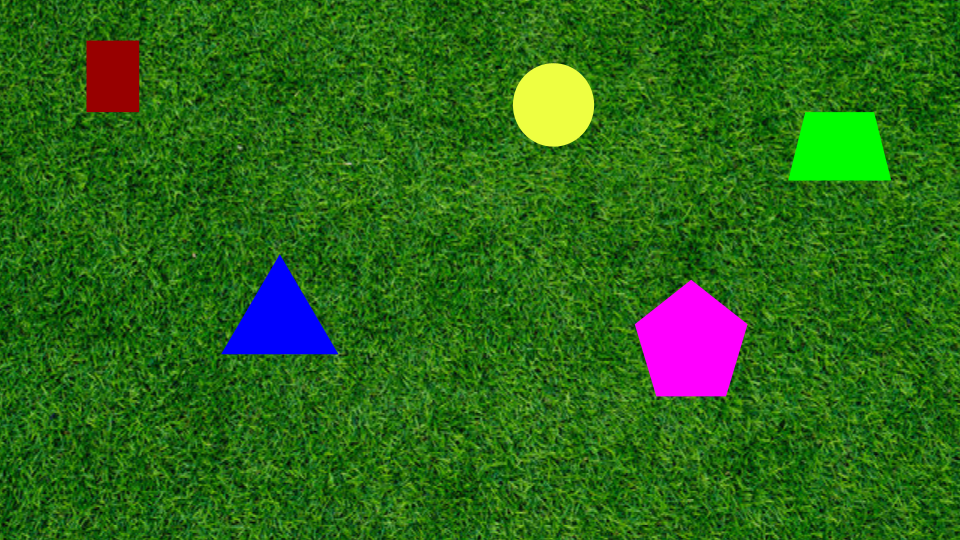
#> input picture part_1_image.png, 960 x 540 px
$ python part_2.py
#> lines starting #> are read from the running program, lines starting #| are printed output that depends on the picture; after the words box and inside, x2 and y2 are one past the last pixel; in counts of white or black regions, pixels touching at a corner belong together; pictures that were not available may be replaced by others from this repository, and a replacement may not be noted
### part_1.py
import cv2
import numpy as np

base_image = cv2.imread("part_1_image.png")
#> base_image is the input picture: shape (540, 960, 3); mean B, G, R 24.5, 104.6, 44

def contour_shapes(img, bg_lower=(40, 30, 30), bg_upper=(75, 255, 145)):
#> called with bg_lower = (40, 30, 30), bg_upper = (75, 255, 145)
    hsv = cv2.cvtColor(img, cv2.COLOR_BGR2HSV)
#> hsv: shape (540, 960, 3); mean H, S, V 55.8, 216.6, 113

    # determined experimentally
    grass = cv2.inRange(hsv, bg_lower, bg_upper)
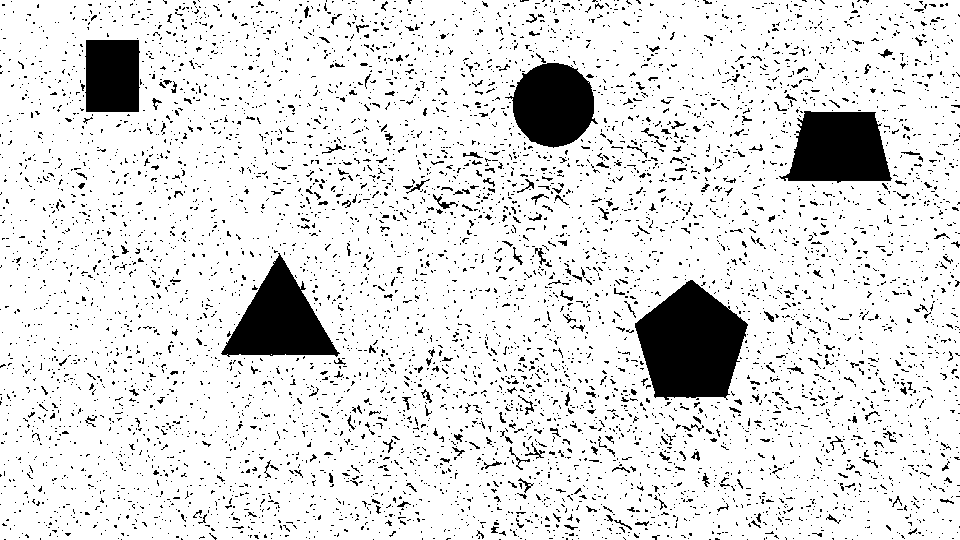
#> grass: shape (540, 960); 88% white; 6270 black regions (6012 under 20 px), largest, box (x1, y1, x2, y2) and area: (635, 280, 748, 400) 9274, (221, 253, 340, 357) 6067, (779, 111, 892, 183) 6064
    shapes = cv2.bitwise_not(grass)

    # used to remove the small specks here and there
    shapes = cv2.morphologyEx(shapes, cv2.MORPH_OPEN, np.ones((5, 5), np.uint8))
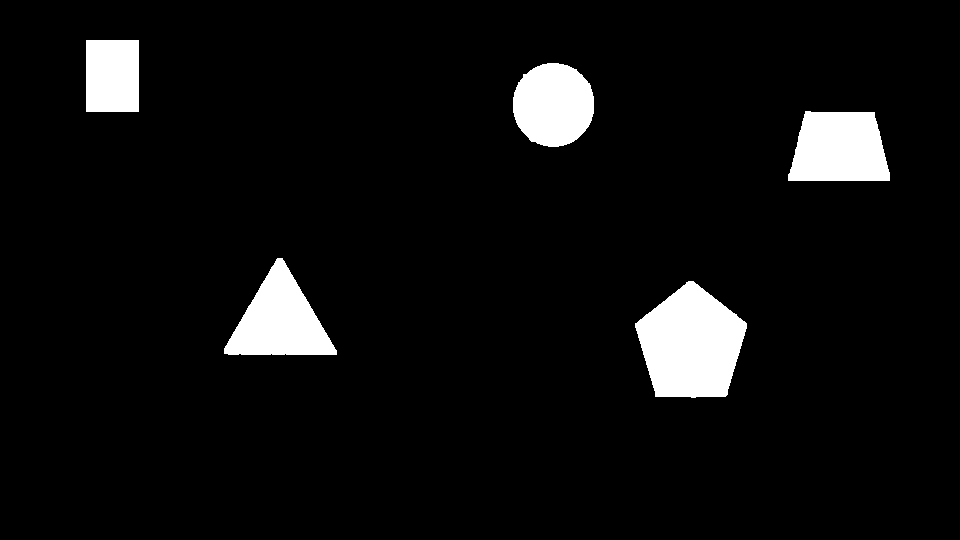
#> shapes: shape (540, 960); 5.9% white; 5 white regions

    contours, _ = cv2.findContours(shapes, cv2.RETR_EXTERNAL, cv2.CHAIN_APPROX_SIMPLE)
#> contours = 5 contours; box (x1, y1, x2, y2) and area: (635, 281, 747, 398) 9066, (224, 258, 337, 355) 5841, (788, 111, 890, 181) 5830, (513, 63, 594, 147) 5275, (86, 40, 139, 112) 3692
    for c in contours:
        if cv2.contourArea(c) < 500:  # not a shape
            continue

        cv2.drawContours(img, [c], -1, (0, 0, 0), 4)

        # get center by computing the centroid using all of the inner pixels instead of j the boundary
        M = cv2.moments(c)
        cx = int(M["m10"] / M["m00"])
        cy = int(M["m01"] / M["m00"])

        cv2.drawMarker(img, (cx, cy), (0, 0, 0), cv2.MARKER_CROSS, 15, 3)
#> this loop made 5 passes
#> (cx, cy) on passes 1 to 4: (690, 343), (279, 320), (839, 148), (553, 104)
#> (c, cx, cy) on pass 5: ([[86, 40], [86, 111], [138, 111], [138, 40]], 112, 75)
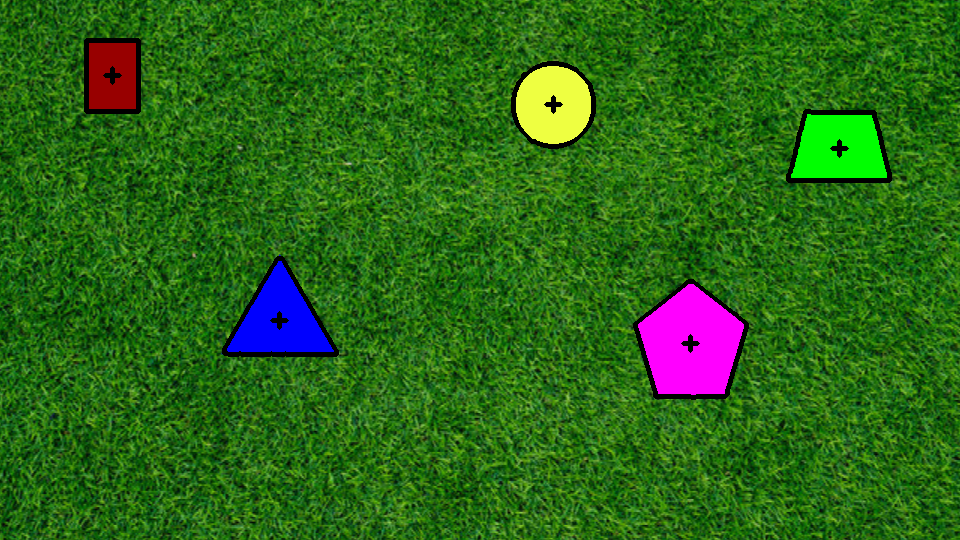
#> img: shape (540, 960, 3); 1.5% of pixels changed, all inside (x1, y1, x2, y2) = (84, 38, 892, 400)

    return img


# [30 lines left out: function contour_shapes_for_video, not called in this run]

cv2.imwrite("contoured_pt_1.png", contour_shapes(base_image))

### part_2.py
import cv2
from part_1 import contour_shapes

video = cv2.VideoCapture("part_2.mp4")

# grab video properties so output matches
fps = video.get(cv2.CAP_PROP_FPS)
#> fps = 30
w = int(video.get(cv2.CAP_PROP_FRAME_WIDTH))
#> w = 1000
h = int(video.get(cv2.CAP_PROP_FRAME_HEIGHT))
#> h = 562

out = cv2.VideoWriter("contoured_part_2.mp4", cv2.VideoWriter_fourcc(*"mp4v"), fps, (w, h))
ct = 0

while True:
    ret, frame = video.read()
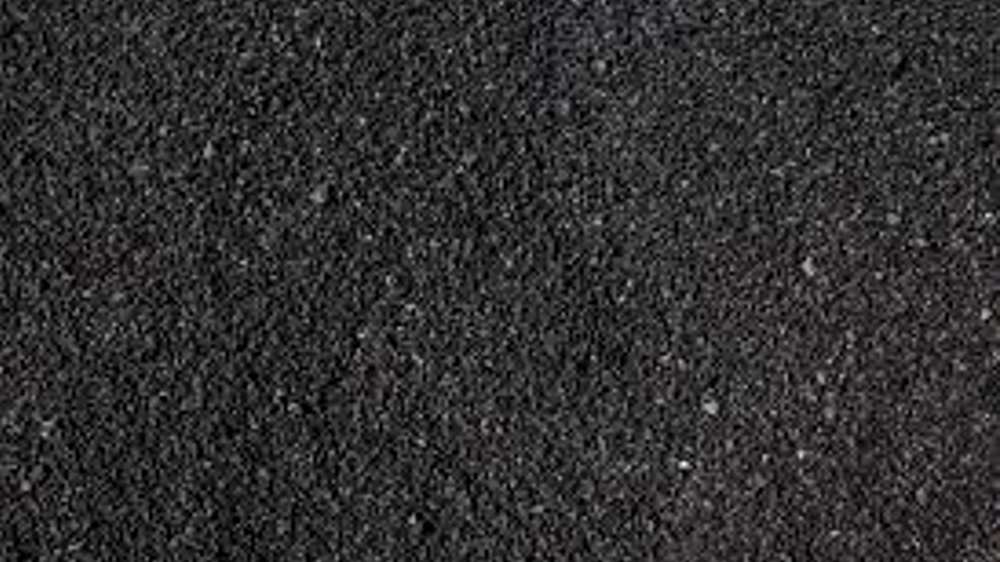
#> input picture bg.png, 1000 x 562 px, shrunk from 1920 x 1080 before the run, given in place of part_2.mp4, which was not available
#> frame is the input picture: shape (562, 1000, 3); mean B, G, R 47.7, 47.3, 47.9
    ct += 1

    if not ret:
        break

    out.write(contour_shapes(frame))
#> call 2 of contour_shapes, with bg_lower = (40, 30, 30), bg_upper = (75, 255, 145)
#> in contour_shapes (call 2), `hsv = cv2.cvtColor(img, cv2.COLOR_BGR2HSV)`: hsv: shape (562, 1000, 3); mean H, S, V 41.7, 4.1, 48
#> in contour_shapes (call 2), `grass = cv2.inRange(hsv, bg_lower, bg_upper)`: grass: shape (562, 1000); every value is 0
#> in contour_shapes (call 2), `shapes = cv2.bitwise_not(grass)`: shapes: shape (562, 1000); every value is 255
#> in contour_shapes (call 2), `contours, _ = cv2.findContours(shapes, cv2.RETR_EXTERNAL, cv2.CHAIN_AP..`: contours = [[[0, 0], [0, 561], [999, 561], [999, 0]]]
#> the loop in contour_shapes (call 2), `for c in contours:` made 1 pass
#> (c, cx, cy) on pass 1: ([[0, 0], [0, 561], [999, 561], [999, 0]], 499, 280)
#> after the loop in contour_shapes (call 2), `for c in contours:`:
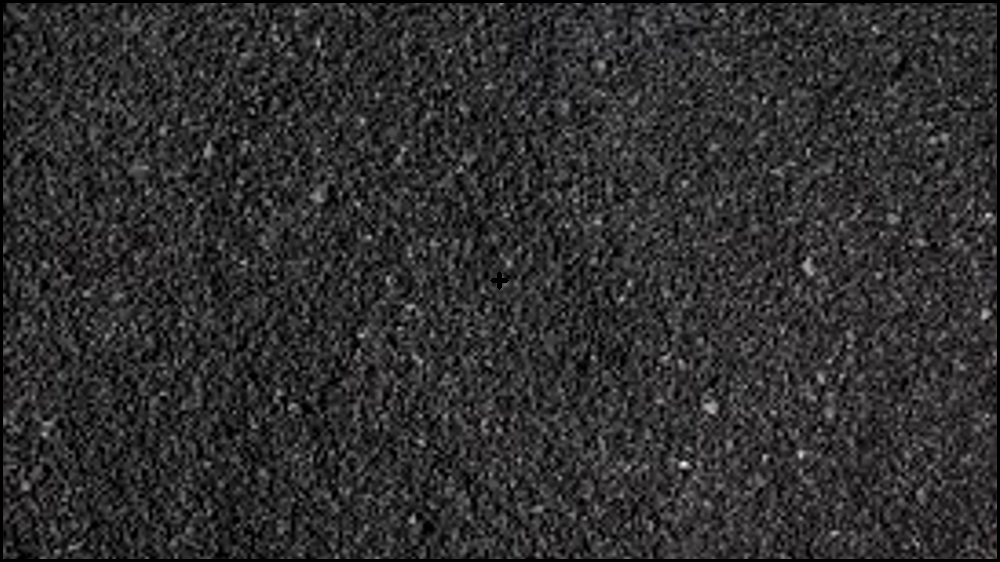
#> img: shape (562, 1000, 3); 1.68% of pixels changed, all inside (x1, y1, x2, y2) = (0, 0, 1000, 562)

    if ct % 30 == 0:
        print(f"{ct // 30}s processed of video")  # just so i can know how fast the script is running

video.release()
out.release()
